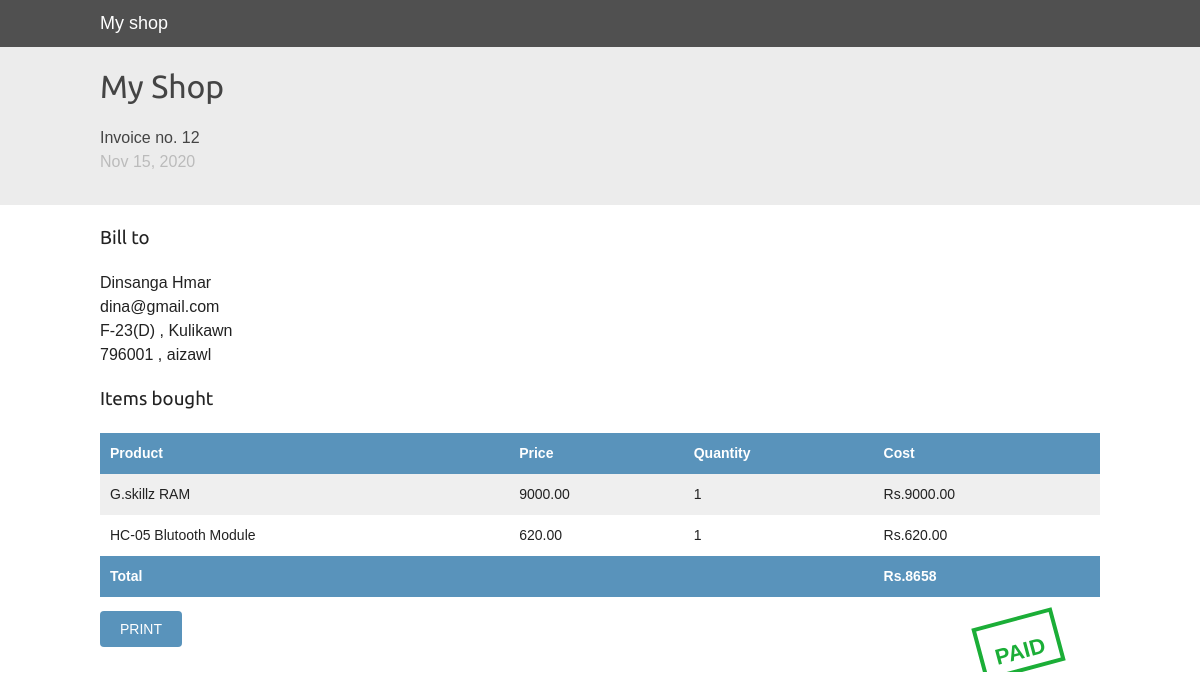
Page /orders/done/ on the committed database.
### orders/models.py (models this page shows, shortened)
class Order(models.Model):
    first_name = models.CharField(max_length=50)
    last_name = models.CharField(max_length=50)
    email = models.EmailField()
    address = models.CharField(max_length=200)
    city = models.CharField(max_length=50)
    phone = models.IntegerField(default=0)
    pin_code = models.CharField(max_length=20)
    created =models.DateTimeField(auto_now_add=True)
    updated = models.DateTimeField(auto_now=True)
    paid = models.BooleanField(default=False)
    coupon = models.ForeignKey(Coupon , on_delete=models.SET_NULL , related_name='orders', null=True , blank=True)
    discount = models.IntegerField(default=0 ,
                                    validators=[MaxValueValidator(0),
                                                MaxValueValidator(100)])
    class Meta:
        ordering =('-created',)
    def get_total_cost(self):
        total_cost =  sum(item.get_cost() for item in self.items.all())
        return int(total_cost - total_cost * (self.discount/Decimal('100')))

class OrderItem(models.Model):
    order = models.ForeignKey(Order , on_delete=models.CASCADE, related_name='items')
    product = models.ForeignKey(Product , on_delete=models.CASCADE, related_name='order_items' )
    price = models.DecimalField(max_digits=10 , decimal_places=2)
    quantity = models.PositiveIntegerField(default=1)
    def get_cost(self):
        return self.price * self.quantity

### shop/models.py (models this page shows, shortened)
class Product(models.Model):
    category = models.ForeignKey(Category , on_delete=models.CASCADE , related_name='products')
    name = models.CharField(max_length=200 , db_index=True)
    slug = models.CharField(max_length=200 , db_index=True)
    image = models.ImageField(upload_to='products/%Y/%m/%d', blank=True)
    description = models.TextField()
    price = models.DecimalField(max_digits=10 , decimal_places=2)
    available = models.BooleanField(default=True)
    created = models.DateTimeField(auto_now_add=True)
    updated = models.DateTimeField(auto_now=True)
    class Meta:
        ordering = ('name',)
        index_together = (('id', 'slug'),)

### orders/views.py (the view)
# urls.py: path('done/', views.done , name='done'),
def done(request):
    cart = Cart(request)
    order = Order.objects.latest('id')
    order.paid = True
    order.save()
    cart.clear()
    return render(request , 'orders/order/pdf.html', {'order':order})

### cart/cart.py (called while the page is built)
    def save(self):
        self.session.modified = True

    def clear(self):
        del self.session[settings.CART_SESSION_ID]
        self.save()

### cart/context_processors.py (called while the page is built)
def cart(request):
    return {'cart':Cart(request)}

### orders/templates/orders/order/pdf.html (shortened to what this page needs)
{% load static %}
<!DOCTYPE html>
<html lang="en" dir="ltr">
  <head>
    <link rel="stylesheet" href="{% static "css/base.css" %}">
    <link rel="stylesheet" href="{% static "css/pdf.css" %}">
  </head>
  <body>
    <div id="header">
      <a href="/">My shop</a>
    </div>
    <div id="subheader">
      <h1>My Shop</h1>
      <p>Invoice no. {{ order.id }} <br>
      <span class= "secondary">
        {{ order.created|date:"M d, Y"}}
      </span>
      </p>
    </div>
    <div id="content">
      <h3>Bill to</h3>
      <p>
        {{ order.first_name}} {{ order.last_name }} <br>
        {{order.email}} <br>
        {{ order.address}} <br>
        {{ order.pin_code }} , {{ order.city }}
      </p>
      <h3>Items bought</h3>
      <table>
        <thead>
          <tr>
            <th>Product</th>
            <th>Price</th>
            <th>Quantity</th>
            <th>Cost</th>
          </tr>
        </thead>
        <tbody>
          {% for item in order.items.all %}
            <tr class"row{% cycle "1" "2" %}">
              <td>{{item.product.name}}</td>
              <td>{{item.price}}</td>
              <td>{{item.quantity}}</td>
              <td>Rs.{{item.get_cost}}</td>
            </tr>
          {% endfor %}
          <tr class="total">
            <td colspan="3">Total</td>
            <td>Rs.{{order.get_total_cost}}</td>
          </tr>
        </tbody>
      </table>
      <span class="{% if order.paid %}paid {% else %} pending {% endif %}">
        {% if order.paid %}Paid {% else %} Pending Payment {% endif %}
      </span>
      <a href="{% url 'orders:pdf' %}" class='button' >PRINT</a>
    </div>
  </body>
</html>

### static/css/base.css (style rules this page uses)
body { margin:0; padding:0; font-family:helvetica, sans-serif; }
h1, h2, h3, h4, h5 , h6 { font-family: 'Ubuntu', sans-serif; font-weight:normal; }
a { text-decoration:none; color:#5993bb; }
a.button, input[type="submit"] { color:#fff; background:#5993bb; border-radius:4px; padding:10px 20px; font-size:14px; border:0; }
table { width:100%; border-spacing:0; border-collapse: collapse; }
table th, table td { text-align:left; font-size:14px; padding:10px; margin:0; }
tbody tr:nth-child(odd) { background:#efefef; }
thead th, tbody tr.total { background:#5993bb; color:#fff; font-weight:bold; }
#header { color: white; padding:10px 100px; font-size:18px; background-color:#505050; }
#header a { color: white; }
#subheader { background:#ececec; color:#444; padding:15px 100px; overflow:auto; }
#content { padding:0 100px; overflow:hidden; }

### static/css/pdf.css (style rules this page uses)
body { font-family:Helvetica, sans-serif; color:#222; line-height:1.5; }
table { width:100%; border-spacing:0; border-collapse: collapse; margin:20px 0; }
table th, table td { text-align:left; font-size:14px; padding:10px; margin:0; }
tbody tr:nth-child(odd) { background:#efefef; }
thead th, tbody tr.total { background:#5993bb; color:#fff; font-weight:bold; }
h1 { margin:0; }
.secondary { color:#bbb; margin-bottom:20px; }
.paid, .pending { color:#1bae37; border:4px solid #1bae37; text-transform:uppercase; font-weight:bold; font-size:22px; padding:14px 12px 0px; float:right; transform: rotate(-15deg); margin-right:40px; }

### rows in the picture
Order: id "12", created "Nov 15, 2020", first_name "Dinsanga", last_name "Hmar", email "dina@gmail.com", address "F-23(D) , Kulikawn", pin_code "796001", city "aizawl", get_total_cost "8658"
OrderItem: product.name "G.skillz RAM", price "9000.00", quantity "1", get_cost "9000.00"
OrderItem: product.name "HC-05 Blutooth Module", price "620.00", quantity "1", get_cost "620.00"
